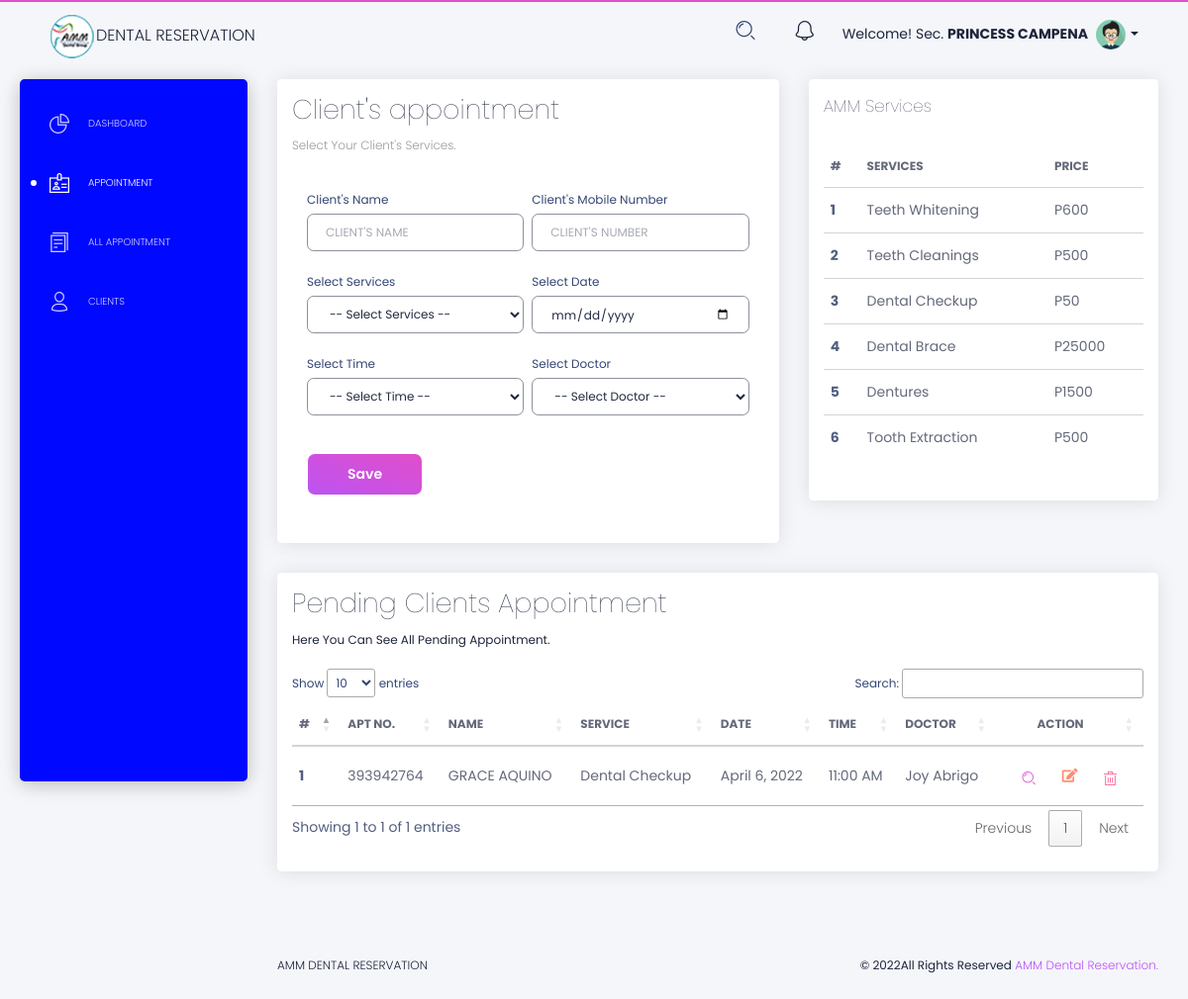
Page /secretary/appointment-clients2.php (signed in) on the committed database.
### tables this page shows
CREATE TABLE `tblsecretary` (
  `ID` int(10) NOT NULL,
  `SecretaryName` char(50) DEFAULT NULL,
  `UserName` char(50) DEFAULT NULL,
  `MobileNumber` varchar(11) DEFAULT NULL,
  `Email` varchar(200) DEFAULT NULL,
  `Password` varchar(200) DEFAULT NULL,
  `AdminRegdate` timestamp NULL DEFAULT current_timestamp()
);

CREATE TABLE `tblservices` (
  `ID` int(10) NOT NULL,
  `ServiceName` varchar(200) DEFAULT NULL,
  `Cost` int(10) DEFAULT NULL,
  `CreationDate` timestamp NULL DEFAULT current_timestamp()
);

CREATE TABLE `tblappointment` (
  `ID` int(10) NOT NULL,
  `AptNumber` varchar(80) DEFAULT NULL,
  `Name` varchar(120) DEFAULT NULL,
  `MobileNumber` varchar(11) NOT NULL,
  `Email` varchar(120) NOT NULL,
  `doctors` varchar(120) DEFAULT NULL,
  `AptDate` varchar(120) DEFAULT NULL,
  `AptTime` varchar(120) DEFAULT NULL,
  `Services` varchar(120) DEFAULT NULL,
  `Remark` varchar(225) NOT NULL,
  `ApplyDate` timestamp NULL DEFAULT current_timestamp(),
  `Mark` varchar(250) NOT NULL,
  `Status` varchar(50) NOT NULL,
  `View` varchar(50) NOT NULL,
  `ViewNotification` varchar(50) NOT NULL,
  `RemarkDate` timestamp NOT NULL DEFAULT current_timestamp() ON UPDATE current_timestamp()
);

### secretary/appointment-clients2.php (the view, shortened to what this page needs)
<?php
include('includes/dbconnection.php');
     ?>
<!DOCTYPE html>
<html lang="en">
<head>
  <link href="https://use.fontawesome.com/releases/v5.0.6/css/all.css" rel="stylesheet">
  <link href="../assets/css/nucleo-icons.css" rel="stylesheet" />
  <link href="../assets/css/black-dashboard.css?v=1.0.0" rel="stylesheet" />
  <link href="../assets/demo/demo.css" rel="stylesheet" />
  <link href="https://cdn.datatables.net/1.11.5/css/jquery.dataTables.min.css" rel="stylesheet" />
</head>
<body class="white-content">
  <div class="wrapper">
      <div class="sidebar" style="background: #0008ff;">
      <div class="sidebar-wrapper">
        <ul class="nav" id="navMenus">
           <li>
            <a href="./dashboard.php">
              <i class="tim-icons icon-chart-pie-36"></i>
              <p>Dashboard</p>
            </a>
          </li>
          <li>
            <li class="active ">
            <a href="./appointment-clients2.php">
              <i class="tim-icons icon-badge"></i>
              <p>Appointment</p>
            </a>
          </li>
          <li>
            <a href="./appointment-clients.php">
              <i class="tim-icons icon-single-copy-04"></i>
              <p>All Appointment</p>
            </a>
          </li>
          <li>
            <a href="./all-clients.php">
              <i class="tim-icons icon-single-02"></i>
              <p>Clients</p>
            </a>
          </li>
        </ul>
      </div>
    </div>
    <div class="main-panel">
      <?php include('extend-navbar.php'); ?>
      <div class="content">
        <div class="row">
          <div class="col-lg-7 col-md-12">
            <div class="card">
              <div class="card-header ">
                 <h2 class="card-title">Client's appointment</h2>
                 <h5 class="card-category">Select your Client's services.</h5>
              </div>
            <div class="card-body">
              <div class="card-body">
                <form method="post">
                  <div class="row">
                    <div class="col-md-6 pr-md-1">
                      <div class="form-group">
                        <label>Client's Name</label>
                        <input type="text" class="form-control" placeholder="Client's Name" name="name" style="text-transform:uppercase;"  required="true">
                      </div>
                    </div>
                    <div class="col-md-6 pl-md-1">
                      <div class="form-group">
                        <label>Client's Mobile Number</label>
                        <input type="number" class="form-control" placeholder="Client's Number" name="number" id="mobilenumber" oninput="javascript: if (this.value.length > this.maxLength) this.value = this.value.slice(0, this.maxLength);" type = "number" maxlength = "11"  required="true" style="text-transform:uppercase;" >
                      </div>
                    </div>
                  </div>
                  <div class="row">
                    <div class="col-md-6 pr-md-1 ">
                      <div class="form-group">
                        <label>Select Services</label>
                        <select name="services" id="services" required="true" class="form-control">
                          <option value="">-- Select Services --</option>
                        </select>
                      </div>
                    </div>
                    <div class="col-md-6 pl-md-1">
                      <div class="form-group">
                        <label>Select Date</label>
                        <input type="date" class="form-control" placeholder="Date" name="adate" id='date_picker' required="true">
                      </div>
                    </div>
                  </div>
                  <div class="row">
                    <div class="col-md-6 pr-md-1">
                      <div class="form-group">
                        <label>Select Time</label>
                        <select class="form-control" placeholder="Time" name="atime" required="true">
                          <option value="">-- Select Time --</option>
                        </select>
                      </div>
                    </div>
                    <div class="col-md-6 pl-md-1 ">
                      <div class="form-group">
                        <label>Select Doctor</label>
                        <select name="doctor" id="doctor" required="true" class="form-control">
                          <option value="">-- Select Doctor --</option>
                        </select>
                      </div>
                    </div>
                  </div>
                  <div class="row">
                <div class="card-footer">
                  <button type="submit" class="btn btn-fill btn-primary" name="submit">Save</button>
                </div>
                </div>
                </form>
              </div>
            </div>
            </div>
          </div>
                    <div class="col-lg-5 col-md-12">
            <div class="card ">
              <div class="card-header">
                <h4 class="card-title">AMM Services</h4>
              </div>
              <div class="card-body">
                <div class="table-responsive">
                  <table class="table tablesorter " id="">
                    <thead class=" text-primary">
                      <tr>
                        <th>
                          #
                        </th>
                        <th>
                          Services
                        </th>
                        <th>
                          Price
                        </th>
                      </tr>
                    </thead>
                    <tbody>
                      <?php
$ret=mysqli_query($con,"select *from  tblservices");
$cnt=1;
while ($row=mysqli_fetch_array($ret)) {
?>
                      <tr>
                          <th><?php  echo $cnt ; ?></th>
                        <td><?php  echo $row['ServiceName'];?></td>
                        <td>P<?php  echo $row['Cost']; $cnt=$cnt+1; } ?></td>
                      </tr>
                    </tbody>
                  </table>
                </div>
              </div>
            </div>
          </div>
        </div>
<div class="row">
          <div class="col-md-12">
            <div class="card ">
              <div class="card-header">
                <h2 class="card-title">Pending Clients Appointment</h2>
                <p class="category">Here you can see all pending appointment.</p>
              </div>
              <div class="card-body">
                <div class="table-responsive">
                  <table class="table tablesorter " id="examples">
                    <thead class=" text-primary">
                      <tr>
                        <th>
                          #
                        </th>
                        <th>
                          Apt No.
                        </th>
                        <th>
                          Name
                        </th>
                        <th>
                          Service
                        </th>
                        <th>
                          Date
                        </th>
                        <th>
                          Time
                        </th>
                        <th>
                          Doctor
                        </th>
                        <th class="text-center">
                          Action
                        </th>
                      </tr>
                    </thead>
            <?php
            $ret=mysqli_query($con,"select * from  tblappointment where Email='' && Mark='' && Status='1' ORDER BY ApplyDate DESC");
            $cnt=1;
            while ($row=mysqli_fetch_array($ret)) {
            ?>
                      <tr>
                        <th scope="row">
                          <?php echo $cnt;?>
                        </th>
                        <td>
                          <?php  echo $row['AptNumber'];?>
                        </td>
                        <td>
                          <?php
                          $str=$row['Name'];
                          echo $str;
                          ?>
                        </td>
                        <td>
                          <?php  echo $row['Services'];?>
                        </td>
                        <td>
              <?php
              $aptdate=$row['AptDate'];
              $date=date_create("$aptdate");
              echo date_format($date,"F j, Y");
              ?>
                        </td>
                        <td>
              <?php
              $time=$row['AptTime'];
              $newDateTime = date('h:i A', strtotime($time));
               echo $newDateTime;
              ?>                        </td>
                        <td>
                          <?php  echo $row['doctors'];?>
                        </td>
                        <td class="text-center">
                          <button type="button" class="btn btn-link text-warning" data-backdrop="static" data-keyboard="false" data-target="#view_modale<?php echo $row['ID']?>" data-toggle="modal"><i class="tim-icons icon-zoom-split text-primary"></i></button>
                          <button type="button" class="btn btn-link text-warning" data-backdrop="static" data-keyboard="false" data-target="#update_modal3<?php echo $row['ID']?>" data-toggle="modal"><i class="fas fa-edit"></i></button>
                          <button class="btn btn-link" data-target="#modal_delete2<?php echo $row['ID']?>" data-toggle="modal" ><i class="tim-icons icon-trash-simple text-danger"></i></i></button>
                        </td>
                      </tr>
<?php include('view-appointment-clients.php'); ?>
<?php include('update-appointment-client2.php'); ?>
                      <?php
              $cnt=$cnt+1;
              }?>
                </div>
              </div>
            </div>
          </div>
        </div>
      </div>
        <?php include('extend-footer.php'); ?>
</body>
</html>

### secretary/extend-navbar.php (shortened to what this page needs)
      <nav class="navbar navbar-expand-lg navbar-absolute navbar-transparent">
        <div class="container-fluid">
          <div class="navbar-wrapper">
            <a class="navbar-brand" href="./dashboard.php"><img src="../assets/images/logo/logo2.png">Dental RESERVATION</a>
          </div>
          <div class="collapse navbar-collapse" id="navigation">
            <ul class="navbar-nav ml-auto">
              <li class="search-bar input-item">
                <button class="btn btn-link" id="search-button" data-toggle="modal" data-target="#searchModal"><i class="tim-icons icon-zoom-split" ></i>
                </button>
              </li>
              <li class="dropdown nav-item">
                <a href="javascript:void(0)" class="dropdown-toggle nav-link" data-toggle="dropdown">
                  <i class="tim-icons icon-bell-55"></i>
                </a>
              </li>
 <?php
$adid=$_SESSION['ODABSaid'];
$ret=mysqli_query($con,"select SecretaryName from tblsecretary where ID='$adid'");
$row=mysqli_fetch_array($ret);
$name=$row['SecretaryName'];
?>
              <li style="margin-top: 12px;
                margin-right: -10px;
                padding-right: 0;">
                Welcome! Sec. <b><?php echo $name; ?></b>
              </li>
              <li class="dropdown nav-item">
                <a href="#" class="dropdown-toggle nav-link" data-toggle="dropdown">
                  <div class="photo">
                    <img src="../assets/img/anime3.png" alt="Profile Photo">
                  </div>
                  <b class="caret d-none d-lg-block d-xl-block"></b>
                </a>
              </li>
            </ul>
          </div>
        </div>
      </nav>

### rows in the picture
tblsecretary: SecretaryName "PRINCESS CAMPENA"
tblservices: ServiceName "Teeth Whitening", Cost "600"
tblservices: ServiceName "Teeth Cleanings", Cost "500"
tblservices: ServiceName "Dental Checkup", Cost "50"
tblservices: ServiceName "Dental Brace", Cost "25000"
tblservices: ServiceName "Dentures", Cost "1500"
tblservices: ServiceName "Tooth Extraction", Cost "500"
tblappointment: AptNumber "393942764", Name "GRACE AQUINO", Services "Dental Checkup", AptDate "April 6, 2022", AptTime "11:00 AM", doctors "Joy Abrigo"
